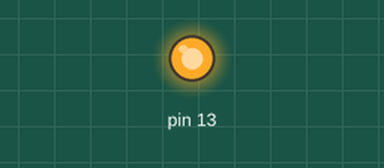
The sketch below on a simulated Arduino Uno, built with avr-gcc and run on an emulated ATmega328P. Parts: output pins drawn as LEDs (lit = HIGH). What the sketch prints to the serial monitor is not drawn.

Above: at 0.35 s.
At 7.0 s:
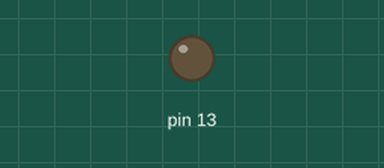
Timing chart, 0 to 10.7 s (numbered marks = the images above):
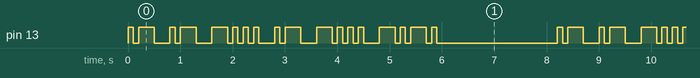

Measured:
- by itself, pin 13: moves between LOW and HIGH, repeating every 8.2 s
- by itself, everything shown: repeats every 8.2 s, in 36 steps

The sketch:

mor.ino
```cpp
char* morseCode[] = {
  "*-", "-***", "*--", "--*", "-**", "*", "***-", "--**", "**", "*---",
  "-*-", "*-**", "--", "-*", "---", "*--*", "*-*", "***", "-", "**-",
  "**-*", "****", "-*-*", "---*", "----", "--*-", "-*--", "-**-", "**-**", "**--",
  "*-*-",
  "*----", "**---", "***--", "****-", "*****", "-****", "--***", "---**", "----*", "-----",
  "......", "*-*-*-", "---***", "-*-*-", "-*--*-", "*----*", "*-**-*", "-****-", "-**-*", "**--**", "--**--",
  "-***-", "********", "*--*-*", "**-*-",
  ""
};

char* layoutCyrillic[] = {
  "а", "б", "в", "г", "д", "е", "ж", "з", "и", "й",
  "к", "л", "м", "н", "о", "п", "р", "с", "т", "у",
  "ф", "х", "ц", "ч", "ш", "щ", "ы", "ь", "э", "ю",
  "я",
  "1", "2", "3", "4", "5", "6", "7", "8", "9", "0",
  ".", ",", ":", ";", "(", "\'", "\"", "-", "/", "?", "!",
  " *DELIMITER* ", " *ERR* ", "@", " *END* ",
  ""
};

char* layoutLatin[] = {
  "a", "b", "w", "g", "d", "e", "v", "z", "i", "j",
  "k", "l", "m", "n", "o", "p", "r", "s", "t", "u",
  "f", "h", "c", "ö", "ch", "q", "y", "x", "é", "ü",
  "ä",
  "1", "2", "3", "4", "5", "6", "7", "8", "9", "0",
  ".", ",", ":", ";", "(", "\'", "\"", "-", "/", "?", "!",
  " *DELIMITER* ", " *ERR* ", "@", " *END* ",
  ""
};

void morse(char* str, int led) {
  pinMode(led, OUTPUT);
  int n = 0;
  while (str[n] != '\0') {
    n++;
  int* morseMas = new int [n];
  for (int i = 0; str[i] != '\0'; i++) {
    for (int j = 0; layoutCyrillic[j] != ""; j++) {
      for (int k = 0; layoutCyrillic[j][k] != '\0'; k++) {
        if (str[i + k] != layoutCyrillic[j][k]) {
          break;
        }
        if (layoutCyrillic[j][k + 1] == '\0') {
          morseMas[i] = j;
        }
      }
      for (int k = 0; layoutLatin[j][k] != '\0'; k++) {
        if (str[i + k] != layoutLatin[j][k]) {
          break;
        }
        if (layoutLatin[j][k + 1] == '\0') {
          morseMas[i] = j;
        }
      }
    }
  }
  Serial.print("Morse code: ");
  for (int i = 0; i < n; i++) {
    for (int j = 0; morseCode[morseMas[i]][j] != '\0'; j++) {
      if (morseCode[morseMas[i]][j] == '*') {
        Serial.print("*");
        if (led) digitalWrite(led, HIGH);
        delay(100);
        digitalWrite(led, LOW);
      }
      if (morseCode[morseMas[i]][j] ==  '-') {
        Serial.print("-");
        if (led) digitalWrite(led, HIGH);
        delay(300);
        digitalWrite(led, LOW);
      }
      delay(100);
    }
    Serial.print(" ");
    delay(200);
  }
  Serial.print("\n");
  delete [] morseMas;
}
}
  void setup() {
    Serial.begin(9600);
}
  void loop() {
    morse("abc", 13);
    delay(2000);
  }
```
